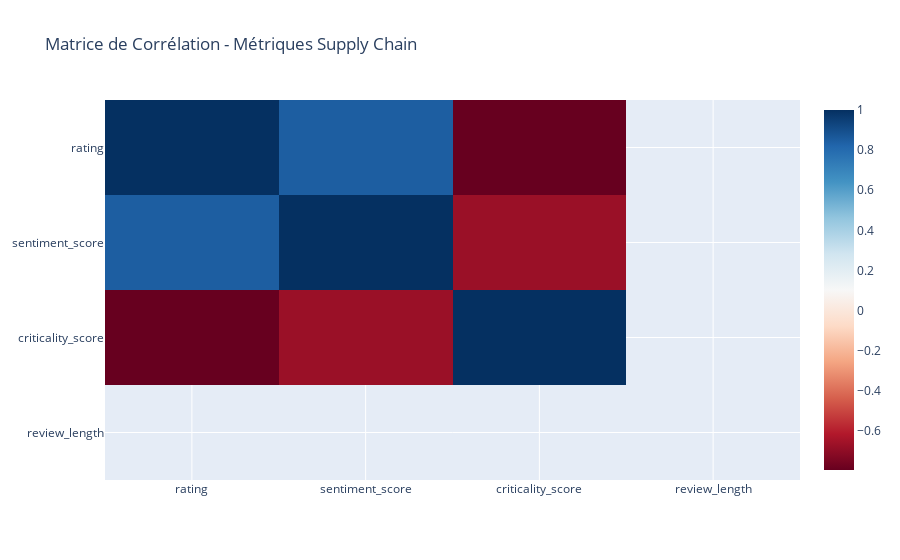
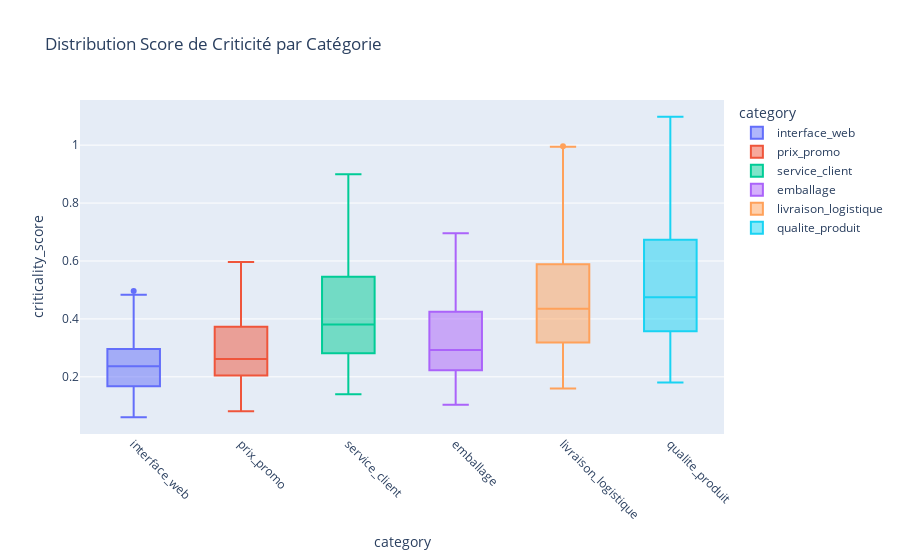

Notebook cell for these charts, in order:
### Markdown cell above
## 🎯 5. Analyse par Catégorie Supply Chain

### Code cell
# Analyse approfondie par catégorie supply chain
category_analysis = df_demo.groupby('category').agg({
    'rating': ['mean', 'std', 'count'],
    'sentiment_score': ['mean', 'std'],
    'criticality_score': ['mean', 'max'],
    'review_length': 'mean'
}).round(3)

category_analysis.columns = ['rating_mean', 'rating_std', 'count', 
                           'sentiment_mean', 'sentiment_std',
                           'criticality_mean', 'criticality_max', 'length_mean']

# Calcul de scores de performance composite
category_analysis['performance_score'] = (
    (category_analysis['rating_mean'] / 5) * 0.4 +
    ((category_analysis['sentiment_mean'] + 1) / 2) * 0.3 +
    (1 - category_analysis['criticality_mean']) * 0.3
) * 100

# Identification des catégories à risque
category_analysis['risk_level'] = category_analysis['criticality_mean'].apply(
    lambda x: 'CRITIQUE' if x > 0.7 else 'ÉLEVÉ' if x > 0.5 else 'MOYEN' if x > 0.3 else 'FAIBLE'
)

# Tri par score de performance
category_analysis = category_analysis.sort_values('performance_score', ascending=False)

print("🎯 ANALYSE PAR CATÉGORIE SUPPLY CHAIN")
print("=" * 45)
print(f"{'Catégorie':<20} {'Score':<8} {'Note':<6} {'Risque':<10} {'Volume':<8}")
print("-" * 55)

for category, row in category_analysis.iterrows():
    risk_icon = "🔴" if row['risk_level'] == 'CRITIQUE' else "🟡" if row['risk_level'] == 'ÉLEVÉ' else "🟢"
    print(f"{category:<20} {row['performance_score']:<8.1f} {row['rating_mean']:<6.2f} {risk_icon} {row['risk_level']:<7} {row['count']:<8.0f}")

# Matrice de corrélation des métriques
correlation_matrix = df_demo[['rating', 'sentiment_score', 'criticality_score', 'review_length']].corr()

fig_corr = px.imshow(
    correlation_matrix,
    title="Matrice de Corrélation - Métriques Supply Chain",
    color_continuous_scale='RdBu',
    aspect="auto"
)
fig_corr.show()

# Analyse des outliers par catégorie
fig_box = px.box(
    df_demo, 
    x='category', 
    y='criticality_score',
    title="Distribution Score de Criticité par Catégorie",
    color='category'
)
fig_box.update_xaxes(tickangle=45)
fig_box.show()

print("\n📊 TABLEAU DÉTAILLÉ PAR CATÉGORIE")
print(category_analysis[['rating_mean', 'sentiment_mean', 'criticality_mean', 'performance_score', 'risk_level']])

### Figure 1 — Plotly figure (JSON) as saved in the notebook; plotly's stock layout.template omitted (floating-point values rounded to 4 significant figures)
{"data": [{"coloraxis": "coloraxis", "hovertemplate": "x: %{x}<br>y: %{y}<br>color: %{z}<extra></extra>", "name": "0", "type": "heatmap", "x": ["rating", "sentiment_score", "criticality_score", "review_length"], "xaxis": "x", "y": ["rating", "sentiment_score", "criticality_score", "review_length"], "yaxis": "y", "z": [[1.0, 0.848, -0.7934, NaN], [0.848, 1.0, -0.6708, NaN], [-0.7934, -0.6708, 1.0, NaN], [NaN, NaN, NaN, NaN]]}], "layout": {"coloraxis": {"colorscale": [[0, "rgb(103,0,31)"], [0.1, "rgb(178,24,43)"], [0.2, "rgb(214,96,77)"], [0.3, "rgb(244,165,130)"], [0.4, "rgb(253,219,199)"], [0.5, "rgb(247,247,247)"], [0.6, "rgb(209,229,240)"], [0.7, "rgb(146,197,222)"], [0.8, "rgb(67,147,195)"], [0.9, "rgb(33,102,172)"], [1, "rgb(5,48,97)"]]}, "title": {"text": "Matrice de Corrélation - Métriques Supply Chain"}, "xaxis": {"anchor": "y", "domain": [0, 1]}, "yaxis": {"anchor": "x", "autorange": "reversed", "domain": [0, 1]}}}

### Figure 2 — Plotly figure (JSON) as saved in the notebook; plotly's stock layout.template omitted (floating-point values rounded to 4 significant figures; data arrays with more than 128 entries replaced by an {"elided": "..."} marker saying what was removed)
{"data": [{"alignmentgroup": "True", "hovertemplate": "category=%{x}<br>criticality_score=%{y}<extra></extra>", "legendgroup": "interface_web", "marker": {"color": "#636efa"}, "name": "interface_web", "notched": false, "offsetgroup": "interface_web", "orientation": "v", "showlegend": true, "type": "box", "x": {"elided": "306 str values"}, "x0": " ", "xaxis": "x", "y": {"elided": "306 float values"}, "y0": " ", "yaxis": "y"}, {"alignmentgroup": "True", "hovertemplate": "category=%{x}<br>criticality_score=%{y}<extra></extra>", "legendgroup": "prix_promo", "marker": {"color": "#EF553B"}, "name": "prix_promo", "notched": false, "offsetgroup": "prix_promo", "orientation": "v", "showlegend": true, "type": "box", "x": {"elided": "381 str values"}, "x0": " ", "xaxis": "x", "y": {"elided": "381 float values"}, "y0": " ", "yaxis": "y"}, {"alignmentgroup": "True", "hovertemplate": "category=%{x}<br>criticality_score=%{y}<extra></extra>", "legendgroup": "service_client", "marker": {"color": "#00cc96"}, "name": "service_client", "notched": false, "offsetgroup": "service_client", "orientation": "v", "showlegend": true, "type": "box", "x": {"elided": "416 str values"}, "x0": " ", "xaxis": "x", "y": {"elided": "416 float values"}, "y0": " ", "yaxis": "y"}, {"alignmentgroup": "True", "hovertemplate": "category=%{x}<br>criticality_score=%{y}<extra></extra>", "legendgroup": "emballage", "marker": {"color": "#ab63fa"}, "name": "emballage", "notched": false, "offsetgroup": "emballage", "orientation": "v", "showlegend": true, "type": "box", "x": {"elided": "234 str values"}, "x0": " ", "xaxis": "x", "y": {"elided": "234 float values"}, "y0": " ", "yaxis": "y"}, {"alignmentgroup": "True", "hovertemplate": "category=%{x}<br>criticality_score=%{y}<extra></extra>", "legendgroup": "livraison_logistique", "marker": {"color": "#FFA15A"}, "name": "livraison_logistique", "notched": false, "offsetgroup": "livraison_logistique", "orientation": "v", "showlegend": true, "type": "box", "x": {"elided": "640 str values"}, "x0": " ", "xaxis": "x", "y": {"elided": "640 float values"}, "y0": " ", "yaxis": "y"}, {"alignmentgroup": "True", "hovertemplate": "category=%{x}<br>criticality_score=%{y}<extra></extra>", "legendgroup": "qualite_produit", "marker": {"color": "#19d3f3"}, "name": "qualite_produit", "notched": false, "offsetgroup": "qualite_produit", "orientation": "v", "showlegend": true, "type": "box", "x": {"elided": "523 str values"}, "x0": " ", "xaxis": "x", "y": {"elided": "523 float values"}, "y0": " ", "yaxis": "y"}], "layout": {"boxmode": "overlay", "legend": {"title": {"text": "category"}, "tracegroupgap": 0}, "title": {"text": "Distribution Score de Criticité par Catégorie"}, "xaxis": {"anchor": "y", "categoryarray": ["interface_web", "prix_promo", "service_client", "emballage", "livraison_logistique", "qualite_produit"], "categoryorder": "array", "domain": [0, 1], "tickangle": 45, "title": {"text": "category"}}, "yaxis": {"anchor": "x", "domain": [0, 1], "title": {"text": "criticality_score"}}}}
